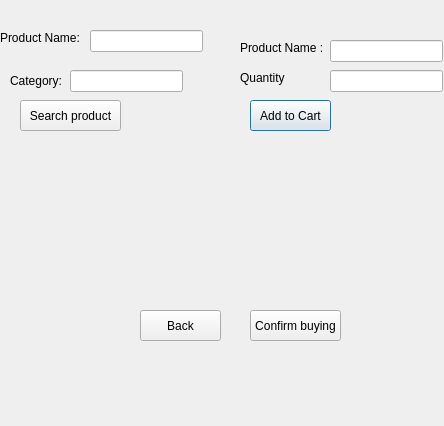
<?xml version="1.0" encoding="UTF-8"?>
<ui version="4.0">
 <class>customer</class>
 <widget class="QDialog" name="customer">
  <property name="geometry">
   <rect>
    <x>0</x>
    <y>0</y>
    <width>444</width>
    <height>426</height>
   </rect>
  </property>
  <property name="windowTitle">
   <string>Dialog</string>
  </property>
  <widget class="QLabel" name="label">
   <property name="geometry">
    <rect>
     <x>0</x>
     <y>30</y>
     <width>81</width>
     <height>16</height>
    </rect>
   </property>
   <property name="text">
    <string>Product Name:</string>
   </property>
  </widget>
  <widget class="QLabel" name="label_2">
   <property name="geometry">
    <rect>
     <x>10</x>
     <y>70</y>
     <width>61</width>
     <height>21</height>
    </rect>
   </property>
   <property name="text">
    <string>Category:</string>
   </property>
  </widget>
  <widget class="QLabel" name="label_3">
   <property name="geometry">
    <rect>
     <x>240</x>
     <y>40</y>
     <width>91</width>
     <height>16</height>
    </rect>
   </property>
   <property name="text">
    <string>Product Name :</string>
   </property>
  </widget>
  <widget class="QPushButton" name="pushButton">
   <property name="geometry">
    <rect>
     <x>250</x>
     <y>100</y>
     <width>81</width>
     <height>31</height>
    </rect>
   </property>
   <property name="text">
    <string>Add to Cart</string>
   </property>
  </widget>
  <widget class="QPushButton" name="pushButton_2">
   <property name="geometry">
    <rect>
     <x>20</x>
     <y>100</y>
     <width>101</width>
     <height>31</height>
    </rect>
   </property>
   <property name="text">
    <string>Search product</string>
   </property>
  </widget>
  <widget class="QPushButton" name="pushButton_3">
   <property name="geometry">
    <rect>
     <x>140</x>
     <y>310</y>
     <width>81</width>
     <height>31</height>
    </rect>
   </property>
   <property name="text">
    <string>Back</string>
   </property>
  </widget>
  <widget class="QPushButton" name="pushButton_4">
   <property name="geometry">
    <rect>
     <x>250</x>
     <y>310</y>
     <width>91</width>
     <height>31</height>
    </rect>
   </property>
   <property name="text">
    <string>Confirm buying</string>
   </property>
  </widget>
  <widget class="QLineEdit" name="lineEdit">
   <property name="geometry">
    <rect>
     <x>90</x>
     <y>30</y>
     <width>113</width>
     <height>22</height>
    </rect>
   </property>
  </widget>
  <widget class="QLineEdit" name="lineEdit_2">
   <property name="geometry">
    <rect>
     <x>70</x>
     <y>70</y>
     <width>113</width>
     <height>22</height>
    </rect>
   </property>
  </widget>
  <widget class="QLineEdit" name="lineEdit_3">
   <property name="geometry">
    <rect>
     <x>330</x>
     <y>40</y>
     <width>113</width>
     <height>22</height>
    </rect>
   </property>
  </widget>
  <widget class="QLabel" name="Receipt">
   <property name="geometry">
    <rect>
     <x>80</x>
     <y>350</y>
     <width>281</width>
     <height>51</height>
    </rect>
   </property>
   <property name="font">
    <font>
     <pointsize>11</pointsize>
    </font>
   </property>
   <property name="text">
    <string/>
   </property>
  </widget>
  <widget class="QLabel" name="label_4">
   <property name="geometry">
    <rect>
     <x>240</x>
     <y>70</y>
     <width>91</width>
     <height>16</height>
    </rect>
   </property>
   <property name="text">
    <string>Quantity</string>
   </property>
  </widget>
  <widget class="QLineEdit" name="lineEdit_4">
   <property name="geometry">
    <rect>
     <x>330</x>
     <y>70</y>
     <width>113</width>
     <height>22</height>
    </rect>
   </property>
  </widget>
  <widget class="QLabel" name="products">
   <property name="geometry">
    <rect>
     <x>20</x>
     <y>150</y>
     <width>121</width>
     <height>111</height>
    </rect>
   </property>
   <property name="text">
    <string/>
   </property>
  </widget>
  <widget class="QLabel" name="cart">
   <property name="geometry">
    <rect>
     <x>270</x>
     <y>150</y>
     <width>121</width>
     <height>111</height>
    </rect>
   </property>
   <property name="text">
    <string/>
   </property>
  </widget>
  <widget class="QLabel" name="search">
   <property name="geometry">
    <rect>
     <x>10</x>
     <y>270</y>
     <width>421</width>
     <height>31</height>
    </rect>
   </property>
   <property name="text">
    <string/>
   </property>
  </widget>
 </widget>
 <resources/>
 <connections/>
</ui>
